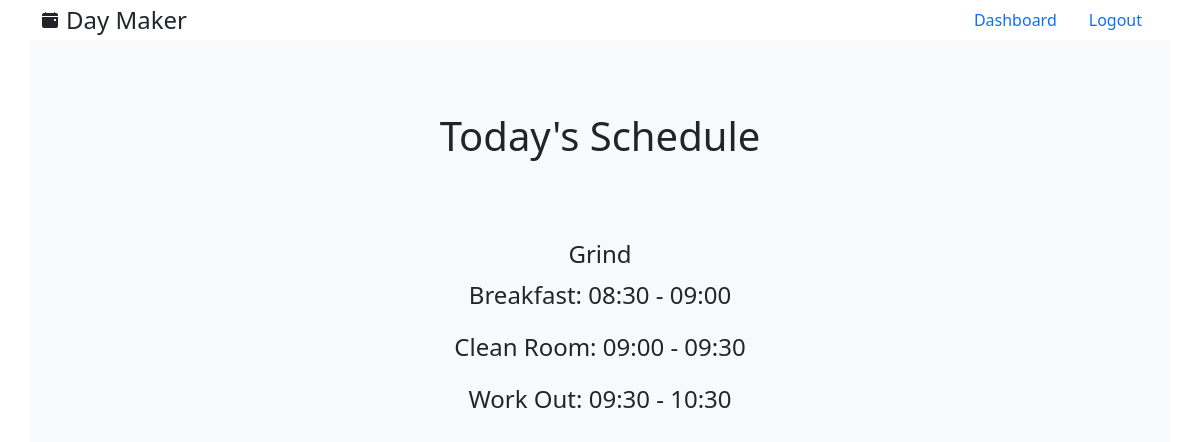
/schedule (signed in), run on the app's committed database.
### models.py (models this page shows)
class Template(db.Model):
    id = db.Column(db.Integer, primary_key = True)
    name = db.Column(db.String(25), index=True)
    todos = db.relationship('Todo', backref='template', lazy='dynamic', cascade='all, delete, delete-orphan')
    user_id = db.Column(db.Integer, db.ForeignKey('user.id'))

class Todo(db.Model):
    id = db.Column(db.Integer, primary_key = True)
    notes = db.Column(db.String(200))
    start_time = db.Column(db.Time)
    end_time = db.Column(db.Time)
    task_id = db.Column(db.Integer, db.ForeignKey('task.id'))
    template_id = db.Column(db.Integer, db.ForeignKey('template.id'))
    task = db.relationship('Task')

class Task(db.Model):
    id = db.Column(db.Integer, primary_key = True)
    title = db.Column(db.String(50), index = True)
    user_id = db.Column(db.Integer, db.ForeignKey('user.id'))
    todos = db.relationship('Todo', lazy='dynamic', cascade='all, delete, delete-orphan')

### routes.py (the view)
@app.route('/schedule')
@login_required
def schedule():
    schedule = Schedule.query.filter_by(date=datetime.today().strftime("%Y-%m-%d"), user_id=current_user.id).first()
    if schedule is None:
      flash('No Schedule set for today')
      return redirect(url_for('dashboard'))
    current_template = Template.query.filter_by(id=schedule.template_id).first()
    todos = Todo.query.filter_by(template_id=current_template.id).all()
    return render_template('todays_schedule.html', todos=todos , template=current_template.name)

### routes.py (called while the page is built)
@login_manager.user_loader
def load_user(id):
    return User.query.get(int(id))

### templates/todays_schedule.html (shortened to what this page needs)
{% extends 'base.html' %}
{% block content %}
    <div class="container h-100 bg-light">
        <div class="row justify-content-center align-items-center h-25">
            <div class="col-6 text-center">
                <h1>Today's Schedule</h1>
            </div>
        </div>
        <div class="row justify-content-center align-items-center">
            <div class="col-6 text-center">
                <h4>{{ template }}</h4>
                {% for todo in todos|sort(attribute='start_time') %}
                <p class="fs-4">{{ todo.task.title }}: {{ todo.start_time.strftime("%H:%M") }} - {{ todo.end_time.strftime("%H:%M") }} </h4>
                {% endfor %}
            </div>
        </div>
    </div>
{% endblock %}

### static/styles.css (style rules this page uses)
html, body { height: 100%; }

### data on the page
Template: name "Grind"
Todo: task "Breakfast", start_time "08:30", end_time "09:00"
Todo: task "Clean Room", start_time "09:00", end_time "09:30"
Todo: task "Work Out", start_time "09:30", end_time "10:30"
